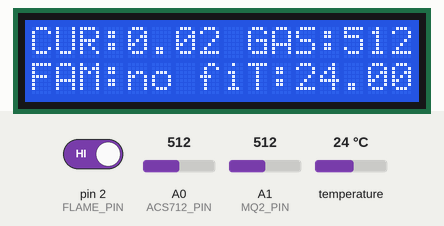
Recording of a sketch running on a simulated Arduino Uno, built with avr-gcc and run on an emulated ATmega328P. Shown: 16×2 character LCD. The test bench sets the inputs (shaded band); at power-on: A1 (MQ2_PIN) = 512, A0 (ACS712_PIN) = 512, temperature 24 °C, pin 2 (FLAME_PIN) HIGH. What the sketch prints to the serial monitor is not drawn.

Above: at 3.6 s.
3.7 s: A1 (MQ2_PIN) set to 261
At 10.8 s:
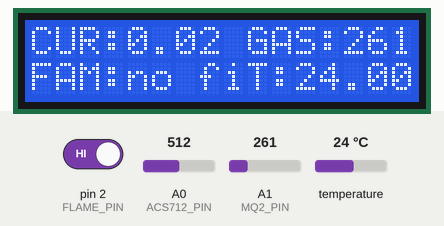
14.5 s: A1 (MQ2_PIN) set to 233
At 21.1 s:
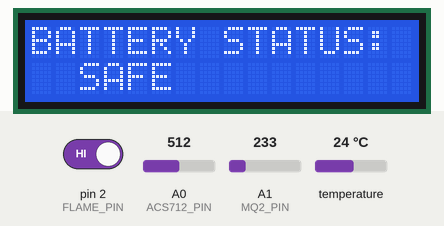
27.3 s: A0 (ACS712_PIN) set to 716
At 34.6 s:
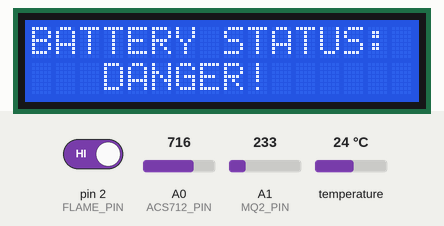
35.3 s: temperature set to 12 °C
At 39.0 s:
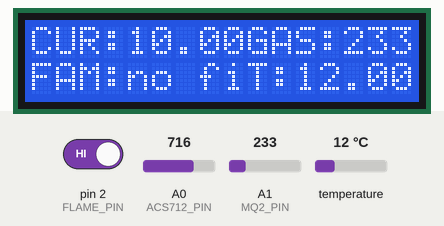
42.3 s: temperature set to 19 °C
At 45.5 s:
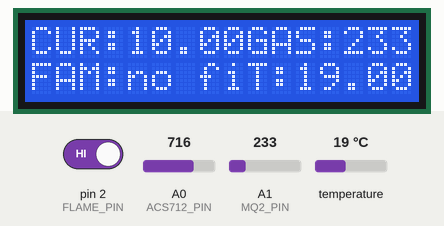
49.3 s: A0 (ACS712_PIN) set to 900
At 52.1 s:
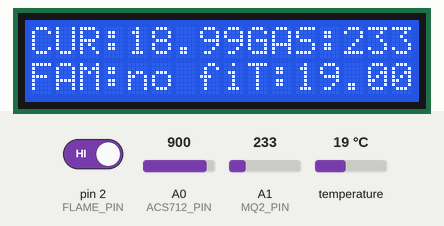
Timing chart, 0 to 53.6 s (numbered marks = the images above; inputs shaded):
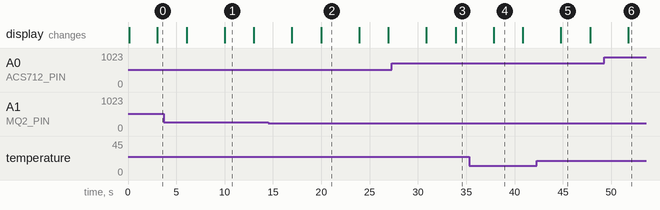

Measured:
- the behaviour switches between 251 and 250 on A1 (MQ2_PIN) (found by bisection; images 1 and 2)
- after the input at 3.7 s, the display: first differs from a run without the input after 6.3 s (image 1)
- after the input at 14.5 s, the display: first changes after 2.5 s (image 2 shows a later state)
- after the input at 27.3 s, the display: first changes after 3.6 s (image 3 shows a later state)
- after the input at 35.3 s, the display: changes after 2.5 s (image 4)
- after the input at 42.3 s, the display: changes after 2.5 s (image 5)
- after the input at 49.3 s, the display: changes after 2.5 s (image 6)

The sketch:

hemacha_project.ino
```cpp
#include <OneWire.h>
#include <DallasTemperature.h>
#include <Wire.h>
#include <LiquidCrystal_I2C.h>


// -------- PIN DEFINITIONS --------
#define ACS712_PIN A0
#define MQ2_PIN    A1
#define FLAME_PIN  2
#define TEMP_PIN   3

// -------- TEMPERATURE SENSOR --------
OneWire oneWire(TEMP_PIN);
DallasTemperature sensors(&oneWire);
LiquidCrystal_I2C lcd(0x27, 16, 2);
// -------- ACS712-20A --------
// ACS712-20A sensitivity = 100 mV/A
float sensitivity = 0.100;
String fam = "none";
// Arduino reference voltage
float Vref = 5.0;

// -------- SAFETY LIMITS --------
float MAX_CURRENT = 5.0;      // A - demonstration limit
float MAX_TEMP = 50.0;        // °C
int GAS_LIMIT = 250;          // MQ2 analog limit

int left1 = 25;
  int right1 = 100;
  int left2 = 50;
  int right2 = 200;
void setup()
{
  Serial.begin(9600);

  pinMode(FLAME_PIN, INPUT);

  sensors.begin();

  Serial.println("================================");
  Serial.println("   EV BATTERY SAFETY MONITOR");
  Serial.println("================================");

  lcd.init();
  lcd.backlight();

  delay(2000);
}

void loop()
{
  bool batterySafe = true;

  // =================================================
  // 1. CHECK BATTERY CURRENT FIRST
  // =================================================

  int currentRaw = analogRead(ACS712_PIN);

  float voltage = (currentRaw * Vref) / 1023.0;

  // ACS712 zero-current output is approximately 2.5V
  float current = (voltage - 2.5) / sensitivity;

  // Make negative current positive for monitoring
  if (current < 0)
  {
    current = -current;
  }

  Serial.println();
  Serial.println("===== BATTERY CHECK =====");

  Serial.print("Battery Current: ");
  Serial.print(current);
  Serial.print(" A");

  if (current > MAX_CURRENT)
  {
    Serial.println(" -> CURRENT ERROR!");
    batterySafe = false;
  }
  else
  {
    Serial.println(" -> OK");
  }

  // =================================================
  // 2. CHECK MQ-2 GAS SENSOR
  // =================================================

  int gasValue = analogRead(MQ2_PIN);

  Serial.print("MQ-2 Gas Value: ");
  Serial.print(gasValue);

  if (gasValue > GAS_LIMIT)
  {
    Serial.println(" -> GAS ERROR!");
    batterySafe = false;
  }
  else
  {
    Serial.println(" -> OK");
  }

  // =================================================
  // 3. CHECK FLAME SENSOR
  // =================================================

  int flameState = digitalRead(FLAME_PIN);

  Serial.print("Flame Sensor: ");

  // Most flame modules give LOW when flame is detected
  if (flameState == LOW)
  {
    Serial.println("FIRE DETECTED -> FIRE ERROR!");
    batterySafe = false;
  }
  else
  {
    Serial.println("NO FIRE -> OK");
  }

  // =================================================
  // 4. CHECK BATTERY TEMPERATURE
  // =================================================

  sensors.requestTemperatures();

  float temperature = sensors.getTempCByIndex(0);

  Serial.print("Battery Temperature: ");

  // DS18S20 communication error
  if (temperature == DEVICE_DISCONNECTED_C)
  {
    Serial.println("SENSOR ERROR!");

    batterySafe = false;
  }
  else
  {
    Serial.print(temperature);
    Serial.print(" °C");

    if (temperature > MAX_TEMP)
    {
      Serial.println(" -> TEMPERATURE ERROR!");
      batterySafe = false;
      fam = "fire alert";
    }
    else
    {
      Serial.println(" -> OK");
      fam = "no fire";
    }
  }

  // =================================================
  // FINAL BATTERY STATUS
  // =================================================

  Serial.println("--------------------------------");

  if (batterySafe)
  {
    Serial.println("BATTERY STATUS: SAFE");
  }
  else
  {
    Serial.println("BATTERY STATUS: DANGER!");
  }

  Serial.println("--------------------------------");
// ================= PAGE 1 =================
lcd.clear();

lcd.setCursor(0, 0);
lcd.print("CUR:");
lcd.print(current);

lcd.setCursor(9, 0);
lcd.print("GAS:");
lcd.print(gasValue);

lcd.setCursor(0, 1);
lcd.print("FAM:");
lcd.print(fam);

lcd.setCursor(9, 1);
lcd.print("T:");
lcd.print(temperature);

delay(3000);


// ================= PAGE 2 =================
lcd.clear();

lcd.setCursor(0, 0);
if (batterySafe == true) {
  lcd.print("BATTERY STATUS:");
  lcd.setCursor(0, 1);
  lcd.print("  SAFE  ");
} else {
  lcd.print("BATTERY STATUS:");
  lcd.setCursor(0, 1);
  lcd.print("   DANGER!  ");
}

delay(3000);

}
```

sensor.ino
```cpp
float readZMCT103C(int sensorPin) {

  const int samples = 1000;

  // Find DC offset
  long offsetSum = 0;

  for (int i = 0; i < 500; i++) {
    offsetSum += analogRead(sensorPin);
    delayMicroseconds(100);
  }

  float offset = offsetSum / 500.0;

  // Calculate RMS
  double sum = 0;

  for (int i = 0; i < samples; i++) {

    float value = analogRead(sensorPin) - offset;

    sum += value * value;

    delayMicroseconds(200);
  }

  float rmsADC = sqrt(sum / samples);

  // Your calibration factor
  float current = rmsADC * 0.00465;

  // Noise suppression
  if (current < 0.015) {
    current = 0.0;
  }

  return current;
}
```

Source omitted: Esp32_linefollowing.ino (21421 bytes)
